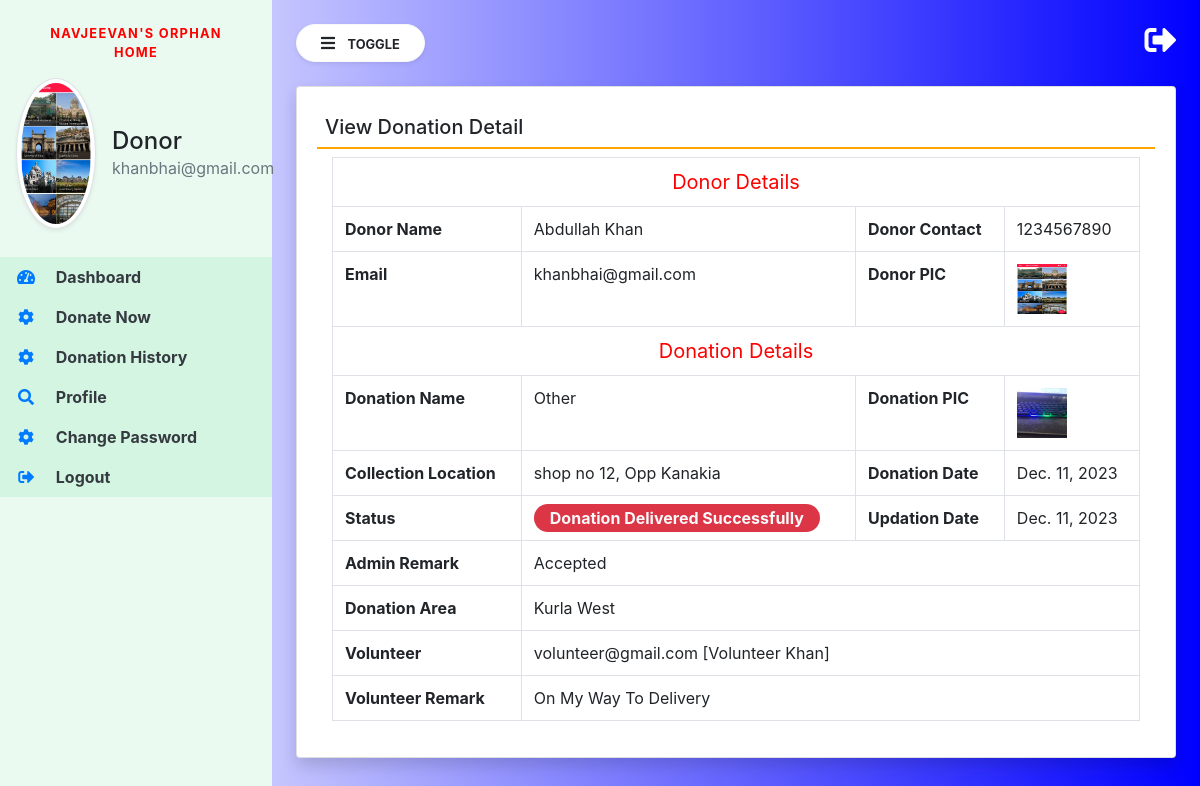
/donationdetail_donor/3 (signed in), run on the app's committed database.
### donation/models.py (models this page shows, shortened)
class Donor(models.Model):
    user = models.ForeignKey(User, on_delete=models.CASCADE)
    contact = models.CharField(max_length=15,null=True)
    address = models.CharField(max_length=300,null=True)
    userpic = models.FileField(null=True)
    regdate = models.DateTimeField(auto_now_add=True)

class Donation(models.Model):
    donor = models.ForeignKey(Donor, on_delete=models.CASCADE)
    donationname = models.CharField(max_length=100,null=True)
    donationpic = models.FileField(null=True)
    collectionloc = models.CharField(max_length=300,null=True)
    description = models.CharField(max_length=300,null=True)
    status = models.CharField(max_length=30,null=True)
    donationdate = models.DateField(null=True)
    adminremark = models.CharField(max_length=200, null=True)
    volunteer = models.ForeignKey(Volunteer, on_delete=models.CASCADE,null=True)
    donationarea = models.ForeignKey(DonationArea, on_delete=models.CASCADE,null=True)
    volunteerremark = models.CharField(max_length=200, null=True)
    updationdate = models.DateField(null=True)

class DonationArea(models.Model):
    areaname = models.CharField(max_length=100)
    description = models.CharField(max_length=300)
    creationdate = models.DateTimeField(auto_now_add=True)

class Volunteer(models.Model):
    user = models.ForeignKey(User, on_delete=models.CASCADE)
    contact = models.CharField(max_length=15,null=True)
    address = models.CharField(max_length=300,null=True)
    userpic = models.FileField(null=True)
    idpic = models.FileField(null=True)
    aboutme = models.CharField(max_length=300,null=True)
    status = models.CharField(max_length=20,null=True)
    regdate = models.DateTimeField(auto_now_add=True)
    adminremark = models.CharField(max_length=300, null=True)
    updationdate = models.DateField(null=True)

### donation/views.py (the view)
# urls.py: path('donationdetail_donor/<int:pid>',donationdetail_donor, name='donationdetail_donor'),
def donationdetail_donor(request,pid):
    if not request.user.is_authenticated:
        return redirect('donorlogin')
    donation = Donation.objects.get(id=pid)
    return render(request, 'donationdetail_donor.html', locals())

### donation/templates/donationdetail_donor.html
{% extends 'donor_base.html' %}
{% block main  %}
<div class="card shadow">
    <div class="card-body">
        <h5 class="p-2" style="border-bottom: 2px solid orange;">View Donation Detail</h5>
<div class="container-fluid">
         <table class="table table-bordered">
 <tr align="center">
<td colspan="4" style="font-size:20px;color:red">
 Donor Details</td></tr>
    <tr>
    <th>Donor Name</th>
    <td>{{donation.donor.user.first_name}} {{donation.donor.user.last_name}}</td>
    <th>Donor Contact</th>
    <td>{{donation.donor.contact}}</td>
  </tr>
  <tr>
    <th>Email</th>
    <td>{{donation.donor.user.username}}</td>
    <th>Donor PIC</th>
    <td><img src="{{donation.donor.userpic.url}}" width="50px" height="50px"></td>
  </tr>
             <tr align="center">
<td colspan="4" style="font-size:20px;color:red">
 Donation Details</td></tr>
  <tr>
    <th>Donation Name</th>
    <td>{{donation.donationname}}</td>
     <th>Donation PIC</th>
    <td><img src="{{donation.donationpic.url}}" width="50px" height="50px"></td>
  </tr>
     <tr>
    <th>Collection Location</th>
    <td>{{donation.collectionloc}}</td>
     <th>Donation Date</th>
    <td>{{donation.donationdate}}</td>
  </tr>
     <tr>
    <th>Status</th>
         <td class="text-capitalize"><span class="bg-danger font-weight-bold text-light py-1 px-3 rounded-pill">{{donation.status}}</span></td>
     <th>Updation Date</th>
    <td>{{donation.updationdate}}</td>
  </tr>
     <tr>
    <th>Admin Remark</th>
    <td colspan="3">{{donation.adminremark}}</td>
  </tr>
     <tr>
    <th>Donation Area</th>
    <td colspan="3">{{donation.donationarea.areaname}}</td>
  </tr>
     <tr>
    <th>Volunteer</th>
    <td colspan="3">{{donation.volunteer.user.username}} [{{donation.volunteer.user.first_name}} {{donation.volunteer.user.last_name}}]</td>
  </tr>
     <tr>
    <th>Volunteer Remark</th>
    <td colspan="3">{{donation.volunteerremark}}</td>
  </tr>
</table>
</div>
</div>
</div>
{% endblock %}

### donation/templates/donor_base.html (shortened to what this page needs)
{% load static %}
<html lang="en">
<head>
  <link rel="stylesheet" href="https://maxcdn.bootstrapcdn.com/bootstrap/4.3.1/css/bootstrap.min.css">
  <link rel="stylesheet" href="https://use.fontawesome.com/releases/v5.6.3/css/all.css">
  <link rel="stylesheet" type="text/css" href="{% static 'css/sidebar_donor.css' %}">
  </head>
<body>
<div class="vertical-nav" id="sidebar">
  <div class="py-4 px-3 mb-1">
      <p class="font-weight-bold text-uppercase px-3 small dashboard-text text-center">Navjeevan's Orphan Home</p>
	<div class="media d-flex align-items-center">
	    <img src="{{request.user.donor_set.all.0.userpic.url}}" width="80" height="80" class="mr-3 rounded-circle img-thumbnail shadow-sm">
		<div class="media-body">
			<h4 class="mb-0">Donor</h4>
			<p class="text-muted mb-0">{{request.user.username}}</p>
		</div>
	</div>
  </div>
  <ul class="nav flex-column">
  <li class="nav-item">
  <a href="{% url 'donor_home' %}" class="nav-link text-dark">
	<i class="fas fa-tachometer-alt fa-fw mr-3 text-primary"></i>
	Dashboard
  </a>
  </li>
    <li class="nav-item">
  <a href="{% url 'donate_now' %}" class="nav-link text-dark">
	<i class="fas fa-cog mr-3 text-primary fa-fw"></i>
	Donate Now
  </a>
  </li>
      <li class="nav-item">
  <a href="{% url 'donation_history' %}" class="nav-link text-dark ">
	<i class="fas fa-cog mr-3 text-primary fa-fw"></i>
	Donation History
  </a>
  </li>
  <li class="nav-item">
  <a href="{% url 'profile_donor' %}" class="nav-link text-dark ">
	<i class="fa fa-search mr-3 text-primary fa-fw"></i>
	Profile
  </a>
  </li>
      <li class="nav-item">
  <a href="{% url 'changepwd_donor' %}" class="nav-link text-dark ">
	<i class="fas fa-cog mr-3 text-primary fa-fw"></i>
	Change Password
  </a>
  </li>
      <li class="nav-item">
  <a href="{% url 'logout' %}" class="nav-link text-dark ">
	<i class="fas fa-sign-out-alt mr-3 text-primary fa-fw"></i>
	Logout
  </a>
  </li>
  </ul>
</div>
<div class="page-content p-4" id="content">
<a href="{% url 'logout' %}" title = "logout" class="float-right text-white"><i class="fas fa-sign-out-alt fa-2x"></i></a>
<button id="sidebarCollapse" type="button" class="btn btn-light bg-white rounded-pill shadow-sm px-4 mb-4">
<i class="fas fa-bars mr-2"></i>
<small class="text-uppercase font-weight-bold">Toggle</small>
</button>
     {% block main %}
    {% endblock %}
</div>
</body>
</html>

### donation/static/css/sidebar_donor.css (style rules this page uses)
body { background-image : linear-gradient(to right, rgba(0,0,255,0), rgba(0,0,255,1)); min-height:100vh; }
.vertical-nav { min-width : 17rem; width : 17rem; height:100vh; position:fixed; top:0; left:0; transition: all 0.4s; background-color : #EAFAF1; }
.page-content { width:calc(100% - 17rem); margin-left:17rem; transition:all 0.4s; }
.dashboard-text { letter-spacing : 0.1em; color : red; }
.nav-link { font-weight : bold; background-color :#D5F5E3; }

### data on the page
Donation: donor.user.first_name "Abdullah", donor.user.last_name "Khan", donor.contact "1234567890", donor.user.username "khanbhai@gmail.com", donor.userpic (picture), donationname "Other", donationpic (picture), collectionloc "shop no 12, Opp Kanakia", donationdate "Dec. 11, 2023", status "Donation Delivered Successfully", updationdate "Dec. 11, 2023", adminremark "Accepted", donationarea.areaname "Kurla West", volunteer.user.username "volunteer@gmail.com", volunteer.user.first_name "Volunteer", volunteer.user.last_name "Khan", volunteerremark "On My Way To Delivery"

### other printed values
{{ request.user.username }} "khanbhai@gmail.com"
